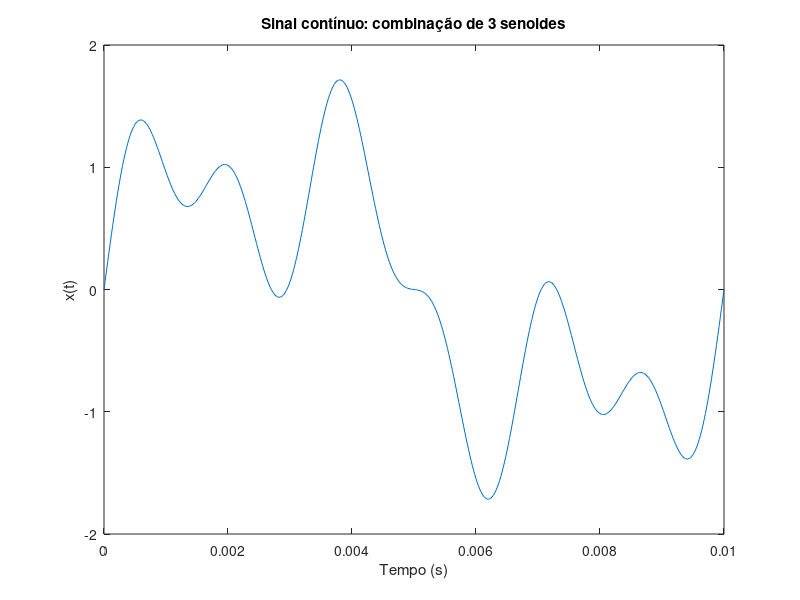

Reproduce this figure in MATLAB.
clear; clc; close all;

% ---------- Parâmetros ----------
% Como um computador só trabalha com valores discretos, nunca teremos um sinal contínuo de verdade.
% Mas se usamos uma frequência de amostragem muito maior do que a das senoides do nosso sinal,
%conseguimos representar esse sinal quase como se fosse contínuo → por isso chamamos de “quase-contínuo”.

fs_cont = 50000;     % frequência de "quase-contínuo" (bem alta)
Tend    = 0.01;      % duração do sinal em segundos
t       = 0:1/fs_cont:Tend;   % vetor de tempo contínuo

% ---------- Definição das senoides ----------
f1 = 100;   % frequência 1 em Hz
f2 = 300;   % frequência 2 em Hz
f3 = 600;   % frequência 3 em Hz

sinal1 = sin(2*pi*f1*t);   % senoide 1
sinal2 = 0.7*sin(2*pi*f2*t); % senoide 2 (com amplitude 0.7)
sinal3 = 0.5*sin(2*pi*f3*t); % senoide 3 (com amplitude 0.5)

% Combinação das senoides
x = sinal1 + sinal2 + sinal3;

% ---------- Plot ----------
figure;
plot(t, x);
xlabel("Tempo (s)");
ylabel("x(t)");
title("Sinal contínuo: combinação de 3 senoides");
xlim([0 0.01]);   % mostra só os 10 ms iniciais

